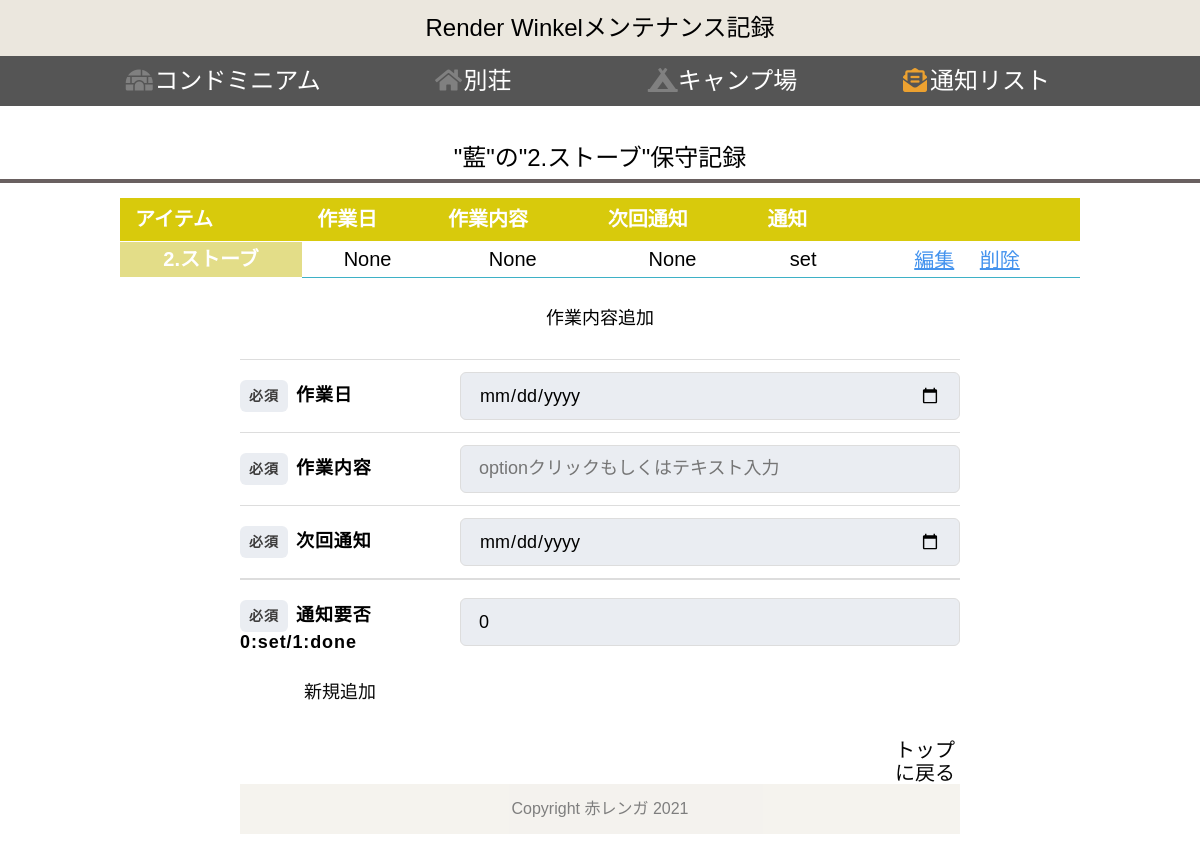
/w_tasklist/2/2, run on the app's committed database.
### tables this page shows
CREATE TABLE "ai" (
	"taskid"	INTEGER,
	"item_id"	INTEGER,
	"t_id"	INTEGER,
	"item"	TEXT,
	"pro_date"	DATE,
	"pro_number"	TEXT,
	"set_date"	DATE,
	"t_date"	DATE,
	"task"	TEXT,
	"notice"	DATE,
	"nt_id"	INTEGER,
	PRIMARY KEY("taskid" AUTOINCREMENT)
);

### app.py (the view)
@app.route("/w_tasklist/<int:id>/<int:t_id>")
def w_tasklist(id,t_id):
    conn = sqlite3.connect("w_MN.db")
    c = conn.cursor()
    c.execute("select id from items where id = ?" , (id,))
    id = c.fetchone()[0]
    c.execute("select room from items where id = ?" , (id,))
    room = c.fetchone()[0]
    c.execute("select table_name from items where id = ?" , (id,))
    table_name = c.fetchone()[0]
    c.execute("select item from %s where t_id = ?" % (table_name), (t_id,))
    item = c.fetchone()[0]
    c.execute("select taskid, item, pro_date, pro_number, set_date, t_date, task, notice, nt_id from %s where t_id = ?" % (table_name), (t_id,))
    tasklist = []
    task_list = []
    for row in c.fetchall():
        tasklist = dict({"taskid":row[0],"item":row[1], "pro_date":row[2],"pro_number":row[3], "set_date":row[4], "t_date":row[5],"task":row[6], "notice":row[7], "nt_id":row[8]})
        if tasklist["nt_id"] == 1:
            tasklist["nt_id"] = "done"
        else:
            tasklist["nt_id"] = "set"
        task_list.append(tasklist)
    c.close()
    return render_template("w_tasklist.html" , w_task_list = task_list, table_name = table_name, room = room, id = id, item = item, t_id = t_id)

### templates/w_tasklist.html (shortened to what this page needs)
{% extends 'w_base_test2.html' %}
{% block content %}
<h2>"{{room}}"の"{{item}}"保守記録</h2>
<table class="table_list" width="80%">
    <thead>
        <tr>
            <th>アイテム</th>
            <th>作業日</th>
            <th>作業内容</th>
            <th>次回通知</th>
            <th>通知</th>
            <th></th>
        </tr>
    </thead>
    {% for item in w_task_list %}
    <tbody>
        <tr>
            <th label="アイテム"><p>{{item["item"]}}</p></th>
            <td label="作業日　"><p>{{item["t_date"]}}</p></td>
            <td label="作業内容"><p>{{item["task"]}}</p></td>
            <td label="次回通知"><p>{{item["notice"]}}</p></td>
            <td label="通知"><p>{{item["nt_id"]}}</p></td>
            <td>
                <div class="btn_top">
                    <a href="/edit/w_tasklist/{{id}}/{{item['taskid']}}" class="btn4">編集</a>
                    <a href="/del/w_tasklist/{{id}}/{{t_id}}/{{item['taskid']}}" onclick="return confirm('削除しますか？')" class="btn4">削除</a>
                </div>
            </td>
        </tr>
    </tbody>
    {% endfor %}
</table>
<form action="/add/w_tasklist/{{id}}/{{t_id}}" method="POST">
        <h3>作業内容追加</h3>
    <div class="Form">
        <div>
        <div class="Form-Item">
            <p class="Form-Item-Label isMsg"><span class="Form-Item-Label-Required">必須</span>作業日</p>
            <input type="date" name="t_date" class="Form-Item-Input" placeholder="例）2021-1-23">
        </div>
        <div class="Form-Item">
            <p class="Form-Item-Label"><span class="Form-Item-Label-Required">必須</span>作業内容</p>
            <input type="text" name="task"  class="Form-Item-Input" list="task_list" placeholder="optionクリックもしくはテキスト入力" autocomplete="off">
        </div>
        <div class="Form-Item">
            <p class="Form-Item-Label isMsg"><span class="Form-Item-Label-Required">必須</span>次回通知</p>
            <input name="notice" type="date" class="Form-Item-Input" placeholder="例）2021-1-23">
        </div>
        <div class="Form-Item">
            <p class="Form-Item-Label isMsg"><span class="Form-Item-Label-Required">必須</span>通知要否<br>0:set/1:done</p>
            <input name="nt_id" type="integer" value="0" class="Form-Item-Input">
        </div>
    </div>
<div>
    <button type="submit" class="btn1">新規追加</button>
</div>
</form>
<div class="btn_top1">
    <a href="/" type="button" class="btn5">トップに戻る</a>
</div>
{% endblock %}

### static/css/w_style.css (style rules this page uses)
body { font-family: "Noto Sans Japanese", "ヒラギノ角ゴ Pro W3", "Hiragino Kaku Gothic Pro", "ヒラギノ角ゴ ProN W3", "Hiragino Kaku Gothic ProN", "游ゴシック", YuGothic, "メイリオ", "Meiryo", "HGPｺﾞｼｯｸM", "Osaka", "ＭＳ Ｐゴシック", sans-serif, Century Gothic, Arial; }
p { text-align: center; font-size: 20px; }
a { color:black; display: inline-block; font-size: 24px; }
h2 { font-size: 24px; margin-top: 30px; margin-bottom: 15px; text-align:center; line-height: 1.8; border-bottom: solid 4px rgb(105, 96, 96); }
h3 { font-size: 18px; text-align:center; margin: 30px; }
table { table-layout: auto; margin-left: auto; margin-right: auto; border-radius: 16px; }
table th { font-size: 20px; padding: 0; }
td { font-size: 20px; }
.table_list { border-collapse: collapse; margin-bottom: 20px; }
.table_list thead th { background: #d8ca0c; padding: 10px 15px; border-bottom:#FFF solid 1px; color:#FFF; }
.table_list tbody th { background:#e3dd88; color:#FFF; padding: 2px 15px; border-bottom:#FFF solid 1px; vertical-align:middle; }
.table_list tbody tr:last-child th { border-bottom:#FFF solid 1px; }
.table_list tbody td { background:#FFF; padding:5px 15px; border-bottom:#3EB1C6 solid 1px; vertical-align:middle; }
form { margin-top: 20px; margin-left: auto; margin-right: auto; max-width: 720px; }
.Form { margin-top: 20px; padding-bottom: 20px; margin-left: auto; margin-right: auto; max-width: 720px; }
.Form-Item { border-top: 1px solid #ddd; padding-top: 12px; padding-bottom: 12px; width: 100%; display: flex; align-items: center; }
.Form-Item:nth-child(5) { border-bottom: 1px solid #ddd; }
.Form-Item-Label { width: 100%; max-width: 180px; letter-spacing: 0.05em; font-weight: bold; font-size: 18px; text-align: left; }
.Form-Item-Label.isMsg { margin-top: 8px; margin-bottom: auto; }
.Form-Item-Label-Required { border-radius: 6px; margin-right: 8px; padding-top: 8px; padding-bottom: 8px; width: 48px; display: inline-block; text-align: center; background: #eaedf2; color: rgb(61, 60, 60); font-size: 14px; }
.Form-Item-Input { border: 1px solid #ddd; border-radius: 6px; margin-left: 40px; padding-left: 1em; padding-right: 1em; height: 48px; flex: 1; width: 100%; background: #eaedf2; font-size: 18px; }
.btn1 { display: inline-block; width: 200px; height: 54px; text-align: center; text-decoration: none; line-height: 54px; outline: none; background-color:white; color: rgb(10, 10, 10); font-size: 18px; border-radius: 4px; margin-bottom: 20px; }
.btn_top { text-align: center; }
.btn_top1 { text-align: right; }
.btn4 { height: 20px; font-size: 20px; border-radius: 8px; color: rgb(68, 147, 238); text-align: center; text-decoration: underline; padding: 2px 10px; }
.btn5 { width: 70px; height: 36px; font-size: 20px; border-radius: 8px; color: rgb(5, 5, 5); text-align: center; padding: 0; }

### data on the page
ai: item "2.ストーブ", t_date "None", task "None", notice "None", nt_id "set"

### other printed values
{{ room }} "藍"
